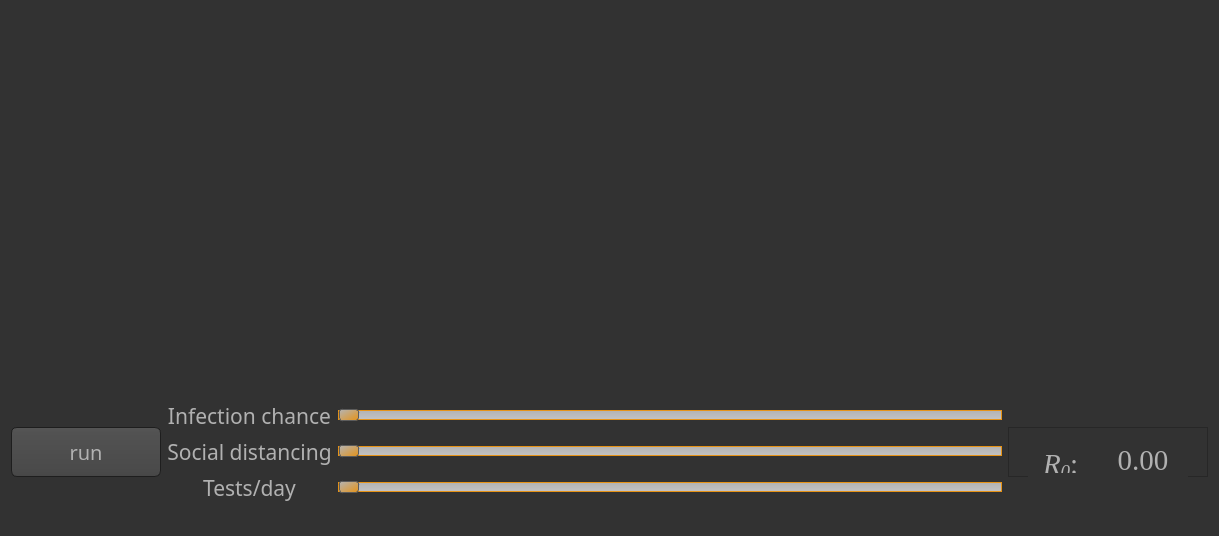
<?xml version="1.0" encoding="UTF-8"?>
<ui version="4.0">
 <class>MainWindow</class>
 <widget class="QMainWindow" name="MainWindow">
  <property name="geometry">
   <rect>
    <x>0</x>
    <y>0</y>
    <width>1219</width>
    <height>536</height>
   </rect>
  </property>
  <property name="windowTitle">
   <string>QCustomPlot plot examples</string>
  </property>
  <property name="styleSheet">
   <string notr="true">QToolTip
{
     border: 1px solid black;
     background-color: #ffa02f;
     padding: 1px;
     border-radius: 3px;
     opacity: 100;
}

QWidget
{
    color: #b1b1b1;
    background-color: #323232;
}

QWidget:item:hover
{
    background-color: QLinearGradient( x1: 0, y1: 0, x2: 0, y2: 1, stop: 0 #ffa02f, stop: 1 #ca0619);
    color: #000000;
}

QWidget:item:selected
{
    background-color: QLinearGradient( x1: 0, y1: 0, x2: 0, y2: 1, stop: 0 #ffa02f, stop: 1 #d7801a);
}

QMenuBar::item
{
    background: transparent;
}

QMenuBar::item:selected
{
    background: transparent;
    border: 1px solid #ffaa00;
}

QMenuBar::item:pressed
{
    background: #444;
    border: 1px solid #000;
    background-color: QLinearGradient(
        x1:0, y1:0,
        x2:0, y2:1,
        stop:1 #212121,
        stop:0.4 #343434/*,
        stop:0.2 #343434,
        stop:0.1 #ffaa00*/
    );
    margin-bottom:-1px;
    padding-bottom:1px;
}

QMenu
{
    border: 1px solid #000;
}

QMenu::item
{
    padding: 2px 20px 2px 20px;
}

QMenu::item:selected
{
    color: #000000;
}

QWidget:disabled
{
    color: #404040;
    background-color: #323232;
}

QAbstractItemView
{
    background-color: QLinearGradient( x1: 0, y1: 0, x2: 0, y2: 1, stop: 0 #4d4d4d, stop: 0.1 #646464, stop: 1 #5d5d5d);
}

QWidget:focus
{
    /*border: 2px solid QLinearGradient( x1: 0, y1: 0, x2: 0, y2: 1, stop: 0 #ffa02f, stop: 1 #d7801a);*/
}

QLineEdit
{
    background-color: QLinearGradient( x1: 0, y1: 0, x2: 0, y2: 1, stop: 0 #4d4d4d, stop: 0 #646464, stop: 1 #5d5d5d);
    padding: 1px;
    border-style: solid;
    border: 1px solid #1e1e1e;
    border-radius: 5;
}

QPushButton
{
    color: #b1b1b1;
    background-color: QLinearGradient( x1: 0, y1: 0, x2: 0, y2: 1, stop: 0 #565656, stop: 0.1 #525252, stop: 0.5 #4e4e4e, stop: 0.9 #4a4a4a, stop: 1 #464646);
    border-width: 1px;
    border-color: #1e1e1e;
    border-style: solid;
    border-radius: 6;
    padding: 3px;
    font-size: 20px;
    padding-left: 5px;
    padding-right: 5px;
}

QPushButton:pressed
{
    background-color: QLinearGradient( x1: 0, y1: 0, x2: 0, y2: 1, stop: 0 #2d2d2d, stop: 0.1 #2b2b2b, stop: 0.5 #292929, stop: 0.9 #282828, stop: 1 #252525);
}

QComboBox
{
    selection-background-color: #ffaa00;
    background-color: QLinearGradient( x1: 0, y1: 0, x2: 0, y2: 1, stop: 0 #565656, stop: 0.1 #525252, stop: 0.5 #4e4e4e, stop: 0.9 #4a4a4a, stop: 1 #464646);
    border-style: solid;
    border: 1px solid #1e1e1e;
    border-radius: 5;
}

QComboBox:hover,QPushButton:hover
{
    border: 2px solid QLinearGradient( x1: 0, y1: 0, x2: 0, y2: 1, stop: 0 #ffa02f, stop: 1 #d7801a);
}


QComboBox:on
{
    padding-top: 3px;
    padding-left: 4px;
    background-color: QLinearGradient( x1: 0, y1: 0, x2: 0, y2: 1, stop: 0 #2d2d2d, stop: 0.1 #2b2b2b, stop: 0.5 #292929, stop: 0.9 #282828, stop: 1 #252525);
    selection-background-color: #ffaa00;
}

QComboBox QAbstractItemView
{
    border: 2px solid darkgray;
    selection-background-color: QLinearGradient( x1: 0, y1: 0, x2: 0, y2: 1, stop: 0 #ffa02f, stop: 1 #d7801a);
}

QComboBox::drop-down
{
     subcontrol-origin: padding;
     subcontrol-position: top right;
     width: 15px;

     border-left-width: 0px;
     border-left-color: darkgray;
     border-left-style: solid; /* just a single line */
     border-top-right-radius: 3px; /* same radius as the QComboBox */
     border-bottom-right-radius: 3px;
 }

QComboBox::down-arrow
{
     image: url(:/down_arrow.png);
}

QGroupBox:focus
{
border: 2px solid QLinearGradient( x1: 0, y1: 0, x2: 0, y2: 1, stop: 0 #ffa02f, stop: 1 #d7801a);
}

QTextEdit:focus
{
    border: 2px solid QLinearGradient( x1: 0, y1: 0, x2: 0, y2: 1, stop: 0 #ffa02f, stop: 1 #d7801a);
}

QScrollBar:horizontal {
     border: 1px solid #222222;
     background: QLinearGradient( x1: 0, y1: 0, x2: 0, y2: 1, stop: 0.0 #121212, stop: 0.2 #282828, stop: 1 #484848);
     height: 7px;
     margin: 0px 16px 0 16px;
}

QScrollBar::handle:horizontal
{
      background: QLinearGradient( x1: 0, y1: 0, x2: 1, y2: 0, stop: 0 #ffa02f, stop: 0.5 #d7801a, stop: 1 #ffa02f);
      min-height: 20px;
      border-radius: 2px;
}

QScrollBar::add-line:horizontal {
      border: 1px solid #1b1b19;
      border-radius: 2px;
      background: QLinearGradient( x1: 0, y1: 0, x2: 1, y2: 0, stop: 0 #ffa02f, stop: 1 #d7801a);
      width: 14px;
      subcontrol-position: right;
      subcontrol-origin: margin;
}

QScrollBar::sub-line:horizontal {
      border: 1px solid #1b1b19;
      border-radius: 2px;
      background: QLinearGradient( x1: 0, y1: 0, x2: 1, y2: 0, stop: 0 #ffa02f, stop: 1 #d7801a);
      width: 14px;
     subcontrol-position: left;
     subcontrol-origin: margin;
}

QScrollBar::right-arrow:horizontal, QScrollBar::left-arrow:horizontal
{
      border: 1px solid black;
      width: 1px;
      height: 1px;
      background: white;
}

QScrollBar::add-page:horizontal, QScrollBar::sub-page:horizontal
{
      background: none;
}

QScrollBar:vertical
{
      background: QLinearGradient( x1: 0, y1: 0, x2: 1, y2: 0, stop: 0.0 #121212, stop: 0.2 #282828, stop: 1 #484848);
      width: 7px;
      margin: 16px 0 16px 0;
      border: 1px solid #222222;
}

QScrollBar::handle:vertical
{
      background: QLinearGradient( x1: 0, y1: 0, x2: 0, y2: 1, stop: 0 #ffa02f, stop: 0.5 #d7801a, stop: 1 #ffa02f);
      min-height: 20px;
      border-radius: 2px;
}

QScrollBar::add-line:vertical
{
      border: 1px solid #1b1b19;
      border-radius: 2px;
      background: QLinearGradient( x1: 0, y1: 0, x2: 0, y2: 1, stop: 0 #ffa02f, stop: 1 #d7801a);
      height: 14px;
      subcontrol-position: bottom;
      subcontrol-origin: margin;
}

QScrollBar::sub-line:vertical
{
      border: 1px solid #1b1b19;
      border-radius: 2px;
      background: QLinearGradient( x1: 0, y1: 0, x2: 0, y2: 1, stop: 0 #d7801a, stop: 1 #ffa02f);
      height: 14px;
      subcontrol-position: top;
      subcontrol-origin: margin;
}

QScrollBar::up-arrow:vertical, QScrollBar::down-arrow:vertical
{
      border: 1px solid black;
      width: 1px;
      height: 1px;
      background: white;
}


QScrollBar::add-page:vertical, QScrollBar::sub-page:vertical
{
      background: none;
}

QTextEdit
{
    background-color: #242424;
}

QPlainTextEdit
{
    background-color: #242424;
}

QHeaderView::section
{
    background-color: QLinearGradient(x1:0, y1:0, x2:0, y2:1, stop:0 #616161, stop: 0.5 #505050, stop: 0.6 #434343, stop:1 #656565);
    color: white;
    padding-left: 4px;
    border: 1px solid #6c6c6c;
}

QCheckBox:disabled
{
color: #414141;
}

QDockWidget::title
{
    text-align: center;
    spacing: 3px; /* spacing between items in the tool bar */
    background-color: QLinearGradient(x1:0, y1:0, x2:0, y2:1, stop:0 #323232, stop: 0.5 #242424, stop:1 #323232);
}

QDockWidget::close-button, QDockWidget::float-button
{
    text-align: center;
    spacing: 1px; /* spacing between items in the tool bar */
    background-color: QLinearGradient(x1:0, y1:0, x2:0, y2:1, stop:0 #323232, stop: 0.5 #242424, stop:1 #323232);
}

QDockWidget::close-button:hover, QDockWidget::float-button:hover
{
    background: #242424;
}

QDockWidget::close-button:pressed, QDockWidget::float-button:pressed
{
    padding: 1px -1px -1px 1px;
}

QMainWindow::separator
{
    background-color: QLinearGradient(x1:0, y1:0, x2:0, y2:1, stop:0 #161616, stop: 0.5 #151515, stop: 0.6 #212121, stop:1 #343434);
    color: white;
    padding-left: 4px;
    border: 1px solid #4c4c4c;
    spacing: 3px; /* spacing between items in the tool bar */
}

QMainWindow::separator:hover
{

    background-color: QLinearGradient(x1:0, y1:0, x2:0, y2:1, stop:0 #d7801a, stop:0.5 #b56c17 stop:1 #ffa02f);
    color: white;
    padding-left: 4px;
    border: 1px solid #6c6c6c;
    spacing: 3px; /* spacing between items in the tool bar */
}

QToolBar::handle
{
     spacing: 3px; /* spacing between items in the tool bar */
     background: url(:/images/handle.png);
}

QMenu::separator
{
    height: 2px;
    background-color: QLinearGradient(x1:0, y1:0, x2:0, y2:1, stop:0 #161616, stop: 0.5 #151515, stop: 0.6 #212121, stop:1 #343434);
    color: white;
    padding-left: 4px;
    margin-left: 10px;
    margin-right: 5px;
}

QProgressBar
{
    border: 2px solid grey;
    border-radius: 5px;
    text-align: center;
}

QProgressBar::chunk
{
    background-color: #d7801a;
    width: 2.15px;
    margin: 0.5px;
}

QTabBar::tab {
    color: #b1b1b1;
    border: 1px solid #444;
    border-bottom-style: none;
    background-color: #323232;
    padding-left: 10px;
    padding-right: 10px;
    padding-top: 3px;
    padding-bottom: 2px;
    margin-right: -1px;
}

QTabWidget::pane {
    border: 1px solid #444;
    top: 1px;
}

QTabBar::tab:last
{
    margin-right: 0; /* the last selected tab has nothing to overlap with on the right */
    border-top-right-radius: 3px;
}

QTabBar::tab:first:!selected
{
 margin-left: 0px; /* the last selected tab has nothing to overlap with on the right */


    border-top-left-radius: 3px;
}

QTabBar::tab:!selected
{
    color: #b1b1b1;
    border-bottom-style: solid;
    margin-top: 3px;
    background-color: QLinearGradient(x1:0, y1:0, x2:0, y2:1, stop:1 #212121, stop:.4 #343434);
}

QTabBar::tab:selected
{
    border-top-left-radius: 3px;
    border-top-right-radius: 3px;
    margin-bottom: 0px;
}

QTabBar::tab:!selected:hover
{
    /*border-top: 2px solid #ffaa00;
    padding-bottom: 3px;*/
    border-top-left-radius: 3px;
    border-top-right-radius: 3px;
    background-color: QLinearGradient(x1:0, y1:0, x2:0, y2:1, stop:1 #212121, stop:0.4 #343434, stop:0.2 #343434, stop:0.1 #ffaa00);
}

QRadioButton::indicator:checked, QRadioButton::indicator:unchecked{
    color: #b1b1b1;
    background-color: #323232;
    border: 1px solid #b1b1b1;
    border-radius: 6px;
}

QRadioButton::indicator:checked
{
    background-color: qradialgradient(
        cx: 0.5, cy: 0.5,
        fx: 0.5, fy: 0.5,
        radius: 1.0,
        stop: 0.25 #ffaa00,
        stop: 0.3 #323232
    );
}

QCheckBox::indicator{
    color: #b1b1b1;
    background-color: #323232;
    border: 1px solid #b1b1b1;
    width: 9px;
    height: 9px;
}

QRadioButton::indicator
{
    border-radius: 6px;
}

QRadioButton::indicator:hover, QCheckBox::indicator:hover
{
    border: 1px solid #ffaa00;
}

QCheckBox::indicator:checked
{
    image:url(:/images/checkbox.png);
}

QCheckBox::indicator:disabled, QRadioButton::indicator:disabled
{
    border: 1px solid #444;
}

QSlider::groove:horizontal {
    border: 1px solid #e69317;
    height: 8px; /* the groove expands to the size of the slider by default. by giving it a height, it has a fixed size */
    background: qlineargradient(x1:0, y1:0, x2:0, y2:1, stop:0 #B1B1B1, stop:1 #c4c4c4);
    margin: 2px 0;
}

QSlider::handle:horizontal {
    background: qlineargradient(x1:0, y1:0, x2:1, y2:1, stop:0 #b4b4b4, stop:1 #e69317);
    border: 1px solid #5c5c5c;
    width: 18px;
    margin: -2px 0; /* handle is placed by default on the contents rect of the groove. Expand outside the groove */
    border-radius: 3px;
}</string>
  </property>
  <widget class="QWidget" name="centralWidget">
   <layout class="QVBoxLayout" name="verticalLayout">
    <item>
     <widget class="QCustomPlot" name="customPlot" native="true">
      <property name="autoFillBackground">
       <bool>false</bool>
      </property>
     </widget>
    </item>
    <item>
     <layout class="QGridLayout" name="bottom_bar_layout">
      <item row="0" column="0" rowspan="3">
       <widget class="QPushButton" name="run_button">
        <property name="sizePolicy">
         <sizepolicy hsizetype="Fixed" vsizetype="Fixed">
          <horstretch>0</horstretch>
          <verstretch>0</verstretch>
         </sizepolicy>
        </property>
        <property name="minimumSize">
         <size>
          <width>150</width>
          <height>50</height>
         </size>
        </property>
        <property name="font">
         <font>
          <family>Century Gothic</family>
          <pointsize>-1</pointsize>
         </font>
        </property>
        <property name="text">
         <string>run</string>
        </property>
        <property name="checkable">
         <bool>true</bool>
        </property>
       </widget>
      </item>
      <item row="0" column="2">
       <widget class="QLabel" name="ic_label">
        <property name="font">
         <font>
          <family>Century Gothic</family>
          <pointsize>16</pointsize>
         </font>
        </property>
        <property name="text">
         <string>Infection chance</string>
        </property>
        <property name="alignment">
         <set>Qt::AlignCenter</set>
        </property>
       </widget>
      </item>
      <item row="1" column="2">
       <widget class="QLabel" name="sd_label">
        <property name="font">
         <font>
          <family>Century Gothic</family>
          <pointsize>16</pointsize>
         </font>
        </property>
        <property name="text">
         <string>Social distancing</string>
        </property>
        <property name="alignment">
         <set>Qt::AlignCenter</set>
        </property>
       </widget>
      </item>
      <item row="2" column="2">
       <widget class="QLabel" name="tc_label">
        <property name="font">
         <font>
          <family>Century Gothic</family>
          <pointsize>16</pointsize>
         </font>
        </property>
        <property name="text">
         <string>Tests/day</string>
        </property>
        <property name="alignment">
         <set>Qt::AlignCenter</set>
        </property>
       </widget>
      </item>
      <item row="2" column="3">
       <widget class="QSlider" name="TCslider">
        <property name="sizePolicy">
         <sizepolicy hsizetype="Expanding" vsizetype="Fixed">
          <horstretch>0</horstretch>
          <verstretch>0</verstretch>
         </sizepolicy>
        </property>
        <property name="maximumSize">
         <size>
          <width>16777215</width>
          <height>16777215</height>
         </size>
        </property>
        <property name="orientation">
         <enum>Qt::Horizontal</enum>
        </property>
       </widget>
      </item>
      <item row="1" column="3">
       <widget class="QSlider" name="SDslider">
        <property name="sizePolicy">
         <sizepolicy hsizetype="Expanding" vsizetype="Fixed">
          <horstretch>0</horstretch>
          <verstretch>0</verstretch>
         </sizepolicy>
        </property>
        <property name="minimumSize">
         <size>
          <width>600</width>
          <height>0</height>
         </size>
        </property>
        <property name="maximumSize">
         <size>
          <width>16777215</width>
          <height>16777215</height>
         </size>
        </property>
        <property name="orientation">
         <enum>Qt::Horizontal</enum>
        </property>
       </widget>
      </item>
      <item row="0" column="3">
       <widget class="QSlider" name="ICslider">
        <property name="sizePolicy">
         <sizepolicy hsizetype="Expanding" vsizetype="Fixed">
          <horstretch>0</horstretch>
          <verstretch>0</verstretch>
         </sizepolicy>
        </property>
        <property name="maximumSize">
         <size>
          <width>16777215</width>
          <height>16777215</height>
         </size>
        </property>
        <property name="orientation">
         <enum>Qt::Horizontal</enum>
        </property>
       </widget>
      </item>
      <item row="0" column="4" rowspan="3" alignment="Qt::AlignHCenter|Qt::AlignVCenter">
       <widget class="QFrame" name="frame_R0">
        <property name="minimumSize">
         <size>
          <width>200</width>
          <height>50</height>
         </size>
        </property>
        <property name="frameShape">
         <enum>QFrame::StyledPanel</enum>
        </property>
        <property name="frameShadow">
         <enum>QFrame::Raised</enum>
        </property>
        <widget class="QWidget" name="horizontalLayoutWidget">
         <property name="geometry">
          <rect>
           <x>20</x>
           <y>10</y>
           <width>160</width>
           <height>47</height>
          </rect>
         </property>
         <layout class="QHBoxLayout" name="hlayout_R0">
          <item>
           <widget class="QLabel" name="R0_label">
            <property name="sizePolicy">
             <sizepolicy hsizetype="MinimumExpanding" vsizetype="Preferred">
              <horstretch>0</horstretch>
              <verstretch>0</verstretch>
             </sizepolicy>
            </property>
            <property name="maximumSize">
             <size>
              <width>60</width>
              <height>16777215</height>
             </size>
            </property>
            <property name="font">
             <font>
              <family>Times New Roman</family>
              <pointsize>22</pointsize>
             </font>
            </property>
            <property name="text">
             <string>&lt;html&gt;&lt;head/&gt;&lt;body&gt;&lt;p&gt;&lt;span style=&quot; font-style:italic;&quot;&gt;R&lt;/span&gt;&lt;span style=&quot; font-style:italic; vertical-align:sub;&quot;&gt;0&lt;/span&gt;:&lt;/p&gt;&lt;/body&gt;&lt;/html&gt;</string>
            </property>
           </widget>
          </item>
          <item>
           <widget class="QLabel" name="R0_indicator">
            <property name="sizePolicy">
             <sizepolicy hsizetype="MinimumExpanding" vsizetype="Preferred">
              <horstretch>0</horstretch>
              <verstretch>0</verstretch>
             </sizepolicy>
            </property>
            <property name="maximumSize">
             <size>
              <width>60</width>
              <height>16777215</height>
             </size>
            </property>
            <property name="font">
             <font>
              <family>Times New Roman</family>
              <pointsize>22</pointsize>
             </font>
            </property>
            <property name="text">
             <string>0.00</string>
            </property>
            <property name="alignment">
             <set>Qt::AlignCenter</set>
            </property>
           </widget>
          </item>
         </layout>
        </widget>
       </widget>
      </item>
     </layout>
    </item>
   </layout>
  </widget>
  <widget class="QStatusBar" name="statusBar"/>
 </widget>
 <layoutdefault spacing="6" margin="11"/>
 <customwidgets>
  <customwidget>
   <class>QCustomPlot</class>
   <extends>QWidget</extends>
   <header>./header/qcustomplot.h</header>
   <container>1</container>
  </customwidget>
 </customwidgets>
 <resources/>
 <connections/>
</ui>
